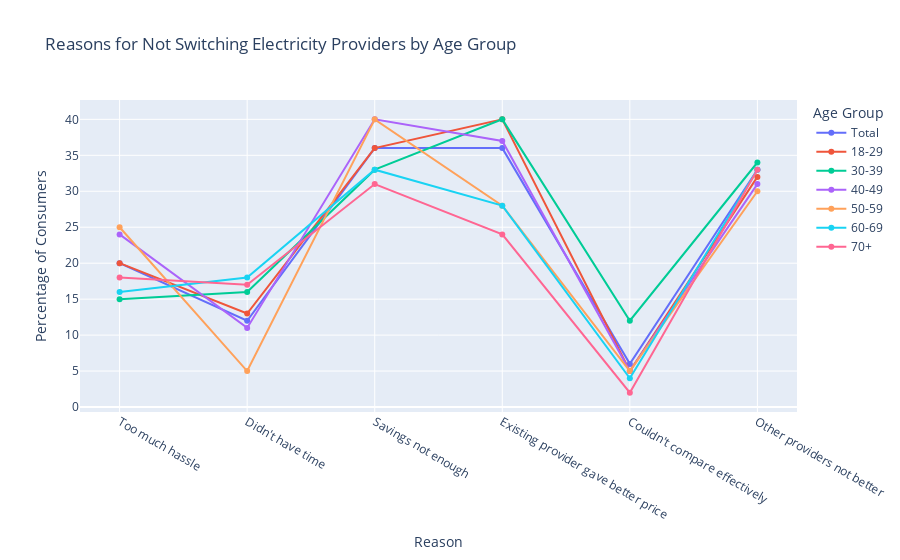

This figure's notebook cell:
### Code cell
import pandas as pd
import plotly.express as px

# Sample data (based on the structure from your screenshot)
data = {
    "Reason": [
        "Too much hassle", 
        "Didn't have time", 
        "Savings not enough", 
        "Existing provider gave better price", 
        "Couldn't compare effectively", 
        "Other providers not better"
    ],
    "Total": [20, 12, 36, 36, 6, 33],
    "18-29": [20, 13, 36, 40, 5, 32],
    "30-39": [15, 16, 33, 40, 12, 34],
    "40-49": [24, 11, 40, 37, 5, 31],
    "50-59": [25, 5, 40, 28, 5, 30],
    "60-69": [16, 18, 33, 28, 4, 33],
    "70+": [18, 17, 31, 24, 2, 33]
}

# Convert to DataFrame
df = pd.DataFrame(data)

# Melt the DataFrame for easy plotting
df_melted = pd.melt(df, id_vars="Reason", var_name="Age Group", value_name="Percentage")

# Create a line chart
fig = px.line(
    df_melted, 
    x="Reason", 
    y="Percentage", 
    color="Age Group", 
    title="Reasons for Not Switching Electricity Providers by Age Group",
    labels={"Percentage": "Percentage of Consumers"},
    markers=True  # Adding markers to the line
)

# Show the figure
fig.show()
fig.write_json("Reasons_for_not_Switching_NZ")

### Figure 1 — Plotly figure (JSON) as saved in the notebook; plotly's stock layout.template omitted (floating-point values rounded to 4 significant figures)
{"data": [{"hovertemplate": "Age Group=Total<br>Reason=%{x}<br>Percentage of Consumers=%{y}<extra></extra>", "legendgroup": "Total", "line": {"color": "#636efa", "dash": "solid"}, "marker": {"symbol": "circle"}, "mode": "lines+markers", "name": "Total", "orientation": "v", "showlegend": true, "type": "scatter", "x": ["Too much hassle", "Didn't have time", "Savings not enough", "Existing provider gave better price", "Couldn't compare effectively", "Other providers not better"], "xaxis": "x", "y": [20, 12, 36, 36, 6, 33], "yaxis": "y"}, {"hovertemplate": "Age Group=18-29<br>Reason=%{x}<br>Percentage of Consumers=%{y}<extra></extra>", "legendgroup": "18-29", "line": {"color": "#EF553B", "dash": "solid"}, "marker": {"symbol": "circle"}, "mode": "lines+markers", "name": "18-29", "orientation": "v", "showlegend": true, "type": "scatter", "x": ["Too much hassle", "Didn't have time", "Savings not enough", "Existing provider gave better price", "Couldn't compare effectively", "Other providers not better"], "xaxis": "x", "y": [20, 13, 36, 40, 5, 32], "yaxis": "y"}, {"hovertemplate": "Age Group=30-39<br>Reason=%{x}<br>Percentage of Consumers=%{y}<extra></extra>", "legendgroup": "30-39", "line": {"color": "#00cc96", "dash": "solid"}, "marker": {"symbol": "circle"}, "mode": "lines+markers", "name": "30-39", "orientation": "v", "showlegend": true, "type": "scatter", "x": ["Too much hassle", "Didn't have time", "Savings not enough", "Existing provider gave better price", "Couldn't compare effectively", "Other providers not better"], "xaxis": "x", "y": [15, 16, 33, 40, 12, 34], "yaxis": "y"}, {"hovertemplate": "Age Group=40-49<br>Reason=%{x}<br>Percentage of Consumers=%{y}<extra></extra>", "legendgroup": "40-49", "line": {"color": "#ab63fa", "dash": "solid"}, "marker": {"symbol": "circle"}, "mode": "lines+markers", "name": "40-49", "orientation": "v", "showlegend": true, "type": "scatter", "x": ["Too much hassle", "Didn't have time", "Savings not enough", "Existing provider gave better price", "Couldn't compare effectively", "Other providers not better"], "xaxis": "x", "y": [24, 11, 40, 37, 5, 31], "yaxis": "y"}, {"hovertemplate": "Age Group=50-59<br>Reason=%{x}<br>Percentage of Consumers=%{y}<extra></extra>", "legendgroup": "50-59", "line": {"color": "#FFA15A", "dash": "solid"}, "marker": {"symbol": "circle"}, "mode": "lines+markers", "name": "50-59", "orientation": "v", "showlegend": true, "type": "scatter", "x": ["Too much hassle", "Didn't have time", "Savings not enough", "Existing provider gave better price", "Couldn't compare effectively", "Other providers not better"], "xaxis": "x", "y": [25, 5, 40, 28, 5, 30], "yaxis": "y"}, {"hovertemplate": "Age Group=60-69<br>Reason=%{x}<br>Percentage of Consumers=%{y}<extra></extra>", "legendgroup": "60-69", "line": {"color": "#19d3f3", "dash": "solid"}, "marker": {"symbol": "circle"}, "mode": "lines+markers", "name": "60-69", "orientation": "v", "showlegend": true, "type": "scatter", "x": ["Too much hassle", "Didn't have time", "Savings not enough", "Existing provider gave better price", "Couldn't compare effectively", "Other providers not better"], "xaxis": "x", "y": [16, 18, 33, 28, 4, 33], "yaxis": "y"}, {"hovertemplate": "Age Group=70+<br>Reason=%{x}<br>Percentage of Consumers=%{y}<extra></extra>", "legendgroup": "70+", "line": {"color": "#FF6692", "dash": "solid"}, "marker": {"symbol": "circle"}, "mode": "lines+markers", "name": "70+", "orientation": "v", "showlegend": true, "type": "scatter", "x": ["Too much hassle", "Didn't have time", "Savings not enough", "Existing provider gave better price", "Couldn't compare effectively", "Other providers not better"], "xaxis": "x", "y": [18, 17, 31, 24, 2, 33], "yaxis": "y"}], "layout": {"legend": {"title": {"text": "Age Group"}, "tracegroupgap": 0}, "title": {"text": "Reasons for Not Switching Electricity Providers by Age Group"}, "xaxis": {"anchor": "y", "domain": [0, 1], "title": {"text": "Reason"}}, "yaxis": {"anchor": "x", "domain": [0, 1], "title": {"text": "Percentage of Consumers"}}}}
